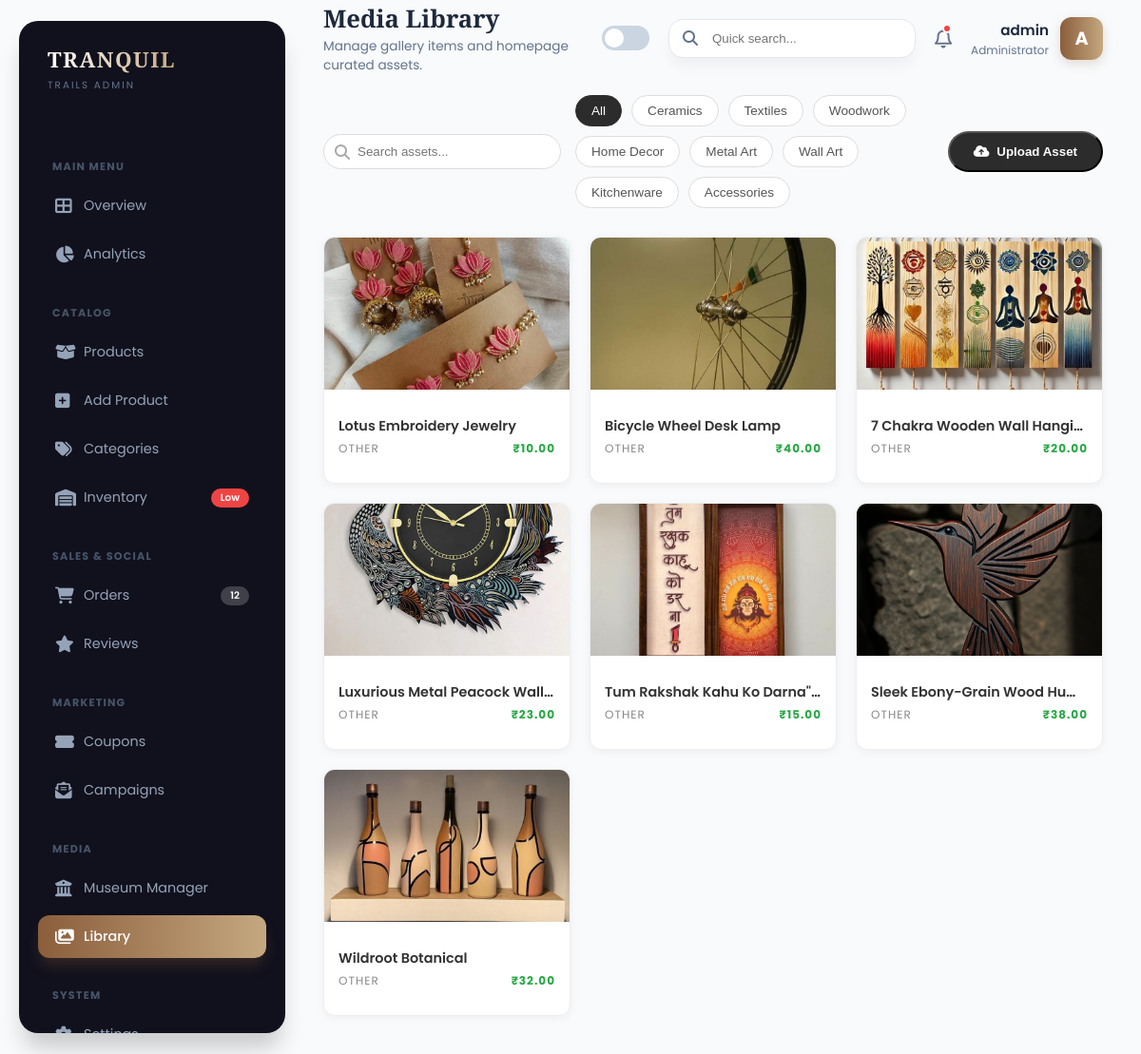
The app's page /admin-media/ (signed in), older data.
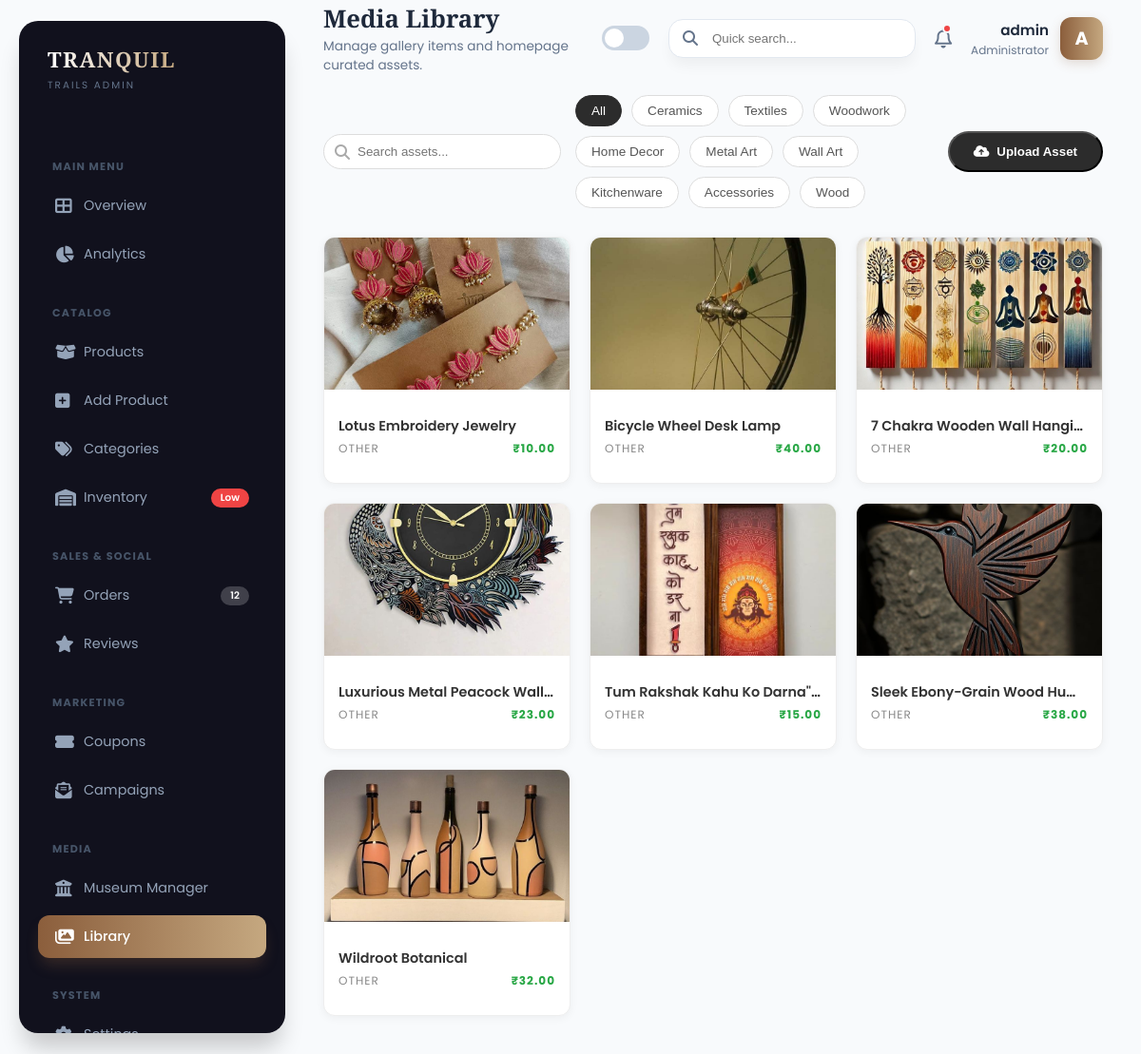
The same page, newer data.
### core/models.py (models this page shows, shortened)
class Category(models.Model):
    name = models.CharField(max_length=100)
    slug = models.SlugField(unique=True)
    image = models.ImageField(upload_to='categories/', blank=True, null=True)
    class Meta:
        verbose_name_plural = "Categories"

class GalleryItem(models.Model):
    CATEGORY_CHOICES = [
        ('Ceramics', 'Ceramics'),
        ('Wood', 'Woodwork'),
        ('Textiles', 'Textiles'),
        ('Other', 'Other')
    ]
    title = models.CharField(max_length=100)
    price = models.DecimalField(max_digits=10, decimal_places=2, default=0.00)
    category = models.CharField(max_length=50, choices=CATEGORY_CHOICES, default='Other')
    image = models.ImageField(upload_to='gallery/')
    created_at = models.DateTimeField(auto_now_add=True)

### core/views.py (the view, shortened to what this page needs)
# urls.py: path('admin-media/', views.admin_media, name='admin_media'),
@login_required(login_url='login')
@user_passes_test(admin_only, login_url='login')
def admin_media(request):
    gallery_items = GalleryItem.objects.all().order_by('-created_at')
    categories = Category.objects.all()
    return render(request, 'admin/media.html', {
        'gallery_items': gallery_items,
        'categories': categories
    })

### core/views.py (called while the page is built)
def admin_only(user):
    return user.is_authenticated and user.is_staff

### core/templates/admin/media.html (shortened to what this page needs)
{% extends 'admin/base_admin.html' %}
{% load static %}
{% block page_title %}Media Library{% endblock %}
{% block page_desc %}Manage gallery items and homepage curated assets.{% endblock %}
{% block content %}
<div class="fade-in-up">
    <div class="media-toolbar">
        <div style="display: flex; gap: 15px; align-items: center; flex: 1;">
            <div style="position: relative;">
                <i class="fas fa-search" style="position: absolute; left: 12px; top: 50%; transform: translateY(-50%); color: #aaa;"></i>
                <input type="text" id="mediaSearch" placeholder="Search assets..."
                       style="padding: 10px 10px 10px 35px; border: 1px solid #ddd; border-radius: 30px; width: 250px; outline: none;">
            </div>
            <div class="filter-group">
                <button class="filter-chip active" data-filter="all" onclick="filterGallery('all', this)">All</button>
                {% for cat in categories %}
                    <button class="filter-chip" data-filter="{{ cat.name|lower }}" onclick="filterGallery('{{ cat.name|lower }}', this)">{{ cat.name }}</button>
                {% endfor %}
            </div>
        </div>
        <button class="upload-trigger" onclick="openUploadModal()">
            <i class="fas fa-cloud-upload-alt"></i> Upload Asset
        </button>
    </div>
    <div class="media-grid" id="mediaGrid">
        {% for item in gallery_items %}
        <div class="asset-card"
             data-category="{{ item.category|lower }}"
             data-title="{{ item.title|default:'Untitled'|lower }}">
            <div class="asset-img-wrapper">
            </div>
            <div class="asset-info">
                <div class="asset-title">{{ item.title|default:"Untitled Asset" }}</div>
                <div class="asset-meta">
                    <span>{{ item.category }}</span>
                    {% if item.price > 0 %}
                    <span class="asset-price">₹{{ item.price }}</span>
                    {% endif %}
                </div>
            </div>
        </div>
        {% empty %}
            <div style="grid-column: 1/-1; text-align: center; padding: 50px; color: #999;">
                <i class="far fa-images" style="font-size: 3rem; margin-bottom: 10px; opacity: 0.5;"></i>
                <p>No media assets found. Upload your first one!</p>
            </div>
        {% endfor %}
    </div>
</div>
{% endblock %}

Row changes from the older to the newer data that the page shows:
added Category: name "Wood"
